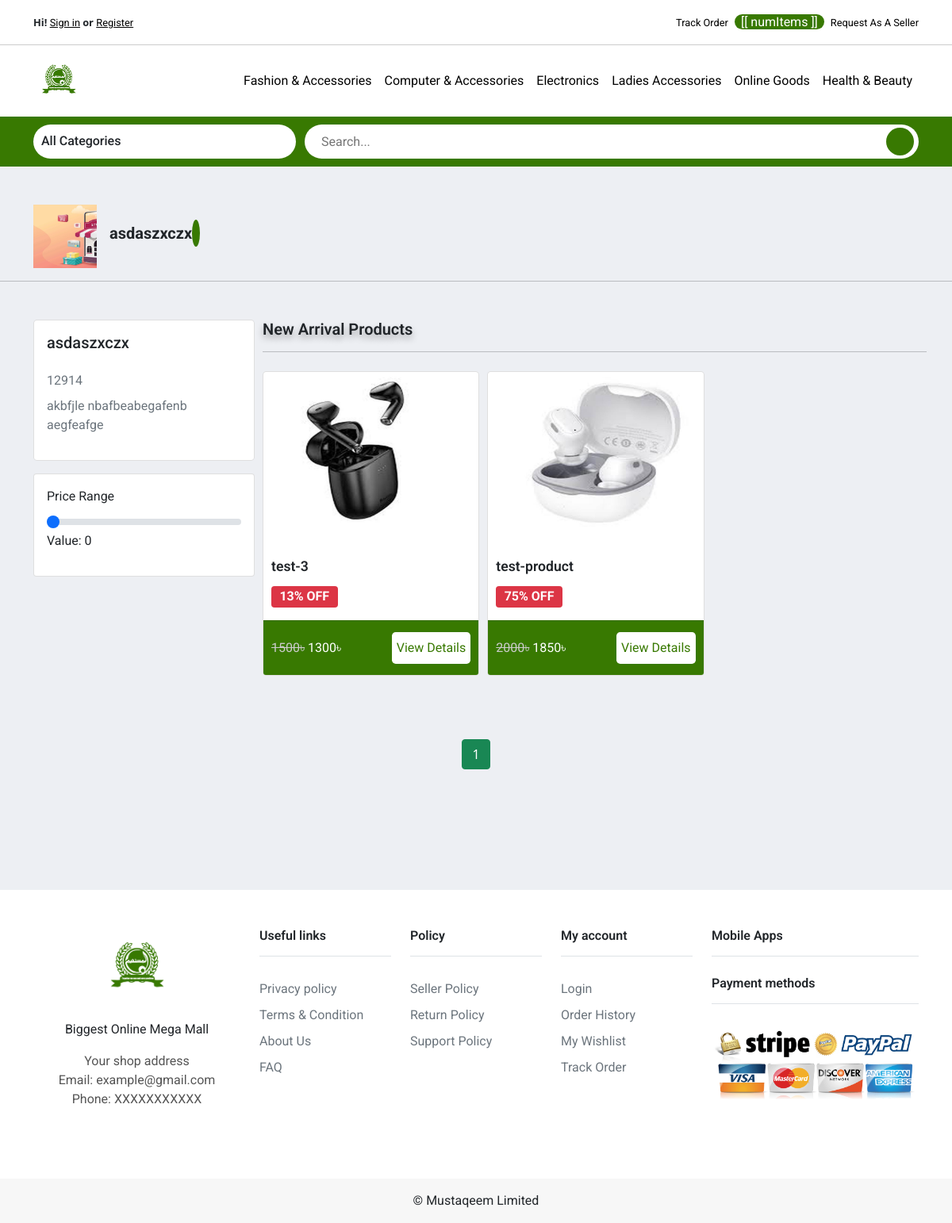
Before: /shops/1/asdaszxczx/ with the older database file.
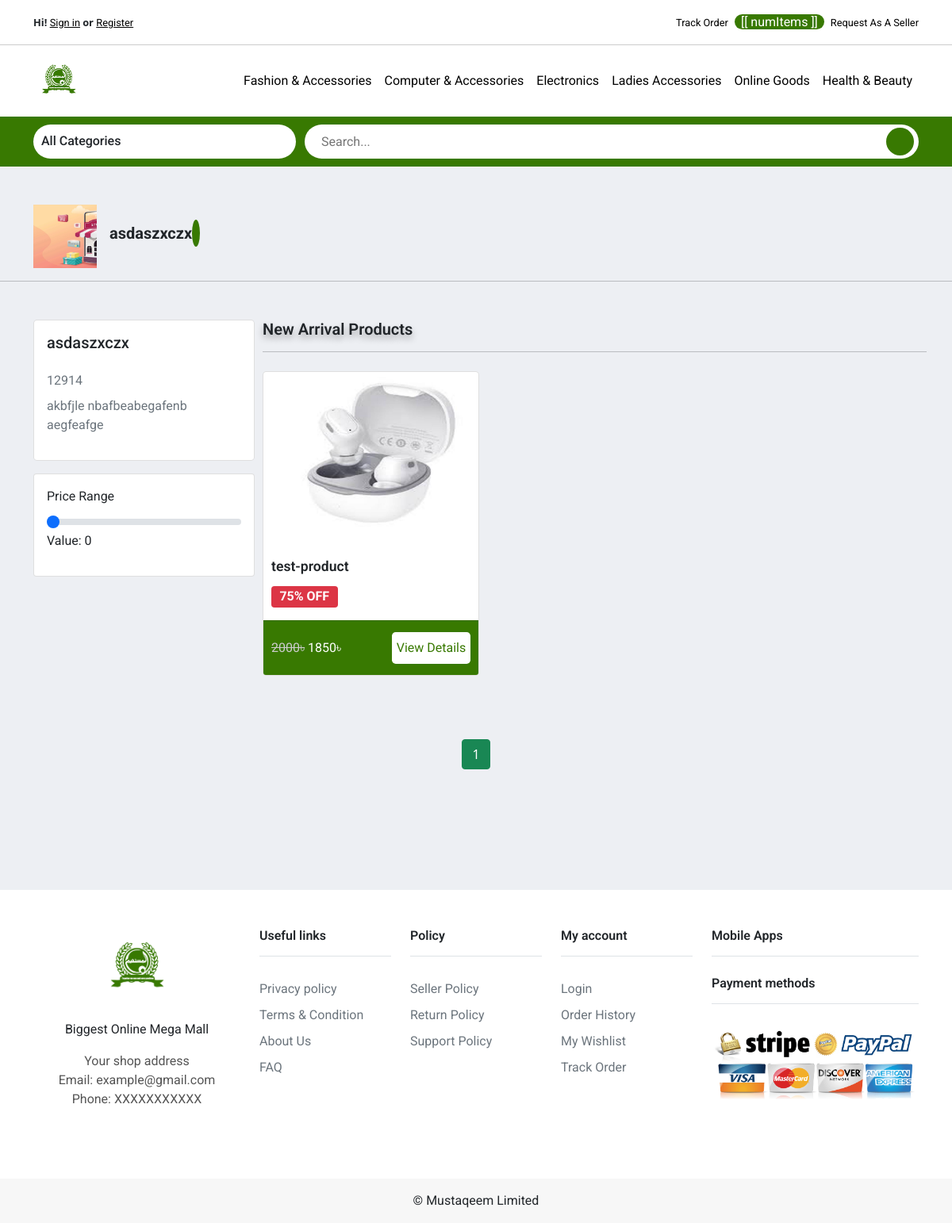
After: the same page with the newer database file.
### store/models.py (models this page shows, shortened)
class Category(models.Model):
    title = models.CharField(max_length=120, unique=True)
    img = models.ImageField(upload_to="images/")

class Product(models.Model):
    title = models.CharField(max_length=120)
    slug = models.SlugField(max_length=200, null=True, unique=True)
    img = models.ImageField(upload_to="images/")
    thumbnail = models.ImageField(upload_to="images/", null=True, blank=True)
    description = models.TextField(null=True, blank=True)
    brand = models.ForeignKey(
        Brand, on_delete=models.CASCADE, null=True, blank=True)
    category = models.ForeignKey(
        Category, on_delete=models.CASCADE, null=True)
    shop = models.ForeignKey(
        Shop, on_delete=models.CASCADE, null=True)
    isFavorite = models.BooleanField()
    market_price = models.IntegerField()
    sale_price = models.IntegerField(null=True, blank=True)
    stock_quantity = models.IntegerField()
    flash_sale_offer = models.ForeignKey(Offer, on_delete=models.SET_NULL, null=True, blank=True)
    campaign_offer = models.ForeignKey(Campaign, on_delete=models.SET_NULL, null=True, blank=True)
    created_at = models.DateTimeField(auto_now_add=True)
    updated_at = models.DateTimeField(auto_now=True, null=True, blank=True)
    """def save(self, *args, **kwargs):
        self.thumbnail = self.make_thumbnail(self.image)

        super().save(*args, **kwargs)"""

### store/views.py (the view)
# urls.py: path("shops/<int:id>/<str:title>/", shopwiseProductView, name="shopwise-product"),
def shopwiseProductView(request, id, title):
    products = []
    categories = Category.objects.all().order_by("-id")
    main_navbarCat = Category.objects.all().order_by("-id")[:6]
    subcategories = SubCategory.objects.all()
    try:
        shop = Shop.objects.get(id=id, title=title)
    except Shop.DoesNotExist:
        return HttpResponse("Shop not found!")
    else:
        products_obj = Product.objects.all().order_by("-id")
        for item in products_obj:
            if str(item.shop) == shop.title:
                products.append(item)
        paginator = Paginator(products, 20)
        page_number = request.GET.get('page')
        page_obj = paginator.get_page(page_number)
    context = {
        "main_navbarCat": main_navbarCat,
        "categories": categories,
        "subcategories": subcategories,
        "shop": shop,
        "products": products,
        "page_obj": page_obj
    }
    return render(request, "store/shopwise_product.html", context)

### Cart/cart.py (called while the page is built)
    def get_total_length(self):
            return sum(int(item['quantity']) for item in self.cart.values())

### Cart/context_processor.py (called while the page is built)
def cart(request):
    return {'cart': Cart(request)}

### store/models.py (called while the page is built)
    def __str__(self):
        return self.title

### store/templates/store/shopwise_product.html (shortened to what this page needs)
{% extends "store/base.html" %}
{% load mathfilters %}
{% load static %}
{% block content %}
<link rel="stylesheet" href="{% static 'css/shopwise_product.css' %}">
<div class="container mt-5">
    <div class="shop__info">
        <div class="shop__img">
            <img src="{{ shop.img.url }}" alt="">
        </div>
        <div class="shop__title">
            <h5 class="fw-bold">{{ shop.title }} <span class="iconify" data-icon="teenyicons:tick-outline" data-inline="false"></span></h5>
        </div>
    </div>
</div>
<hr/>
<div class="container my-5">
    <div class="shop__container">
        <div class="shop__sidebar">
            <div class="card shop__card p-3">
                <h5>{{ shop.title }}</h5>
                <p class="shop__phone text-muted"> {% if shop.phone_no %}{{ shop.phone_no }}{% endif %}</p>
                <p class="text-muted"> {% if shop.address %}{{ shop.address }}{% endif %}</p>
            </div>
            <div class="card p-3 mt-3 mb-5">
                <label for="price__filter" class="form-label">Price Range</label>
                <input type="range" min="0" max="100" value="0" class="form-range slider" id="price__filter">
                <p>Value: <span id="demo"></span></p>
            </div>
        </div>
        {% if products %}
        <div class="shop__content">
            <div class="shop__contentHeader mb-3">
                <h5>New Arrival Products</h5>
                <hr class="mb-4" />
            </div>
            <div class="shop__productContainer">
                {% for product in page_obj %}
                <div class="card product__card">
                    <div class="product__img">
                        <a href="{% url 'store:product-detail' product.slug %}">
                            <img src="{{ product.img.url }}" alt="">
                        </a>
                    </div>
                    <div class="product__info card-body mb-2">
                        <a class="text-dark" href="{% url 'store:product-detail' product.slug %}">
                            <h5 class="product__title">{{ product.title }}</h5>
                        </a>
                        {% if product.sale_price %}
                            <h5><span class="badge bg-danger discount__badge">{{ product.sale_price|div:product.market_price|mul:100|sub:100|abs|slugify|slice:":2" }}% OFF</span></h5>
                        {% endif %}
                    </div>
                    <div class="product__bottom card-footer">
                        {% if product.sale_price %}
                            <p><span class="cross__price">{{ product.market_price }}৳</span> <span>{{ product.sale_price }}৳</span></p>
                        {% else %}
                            <p>{{ product.market_price }}৳</p>
                        {% endif %}
                            <a href="{% url 'store:product-detail' product.slug %}">
                                <button class="btn__styled">View Details</button>
                            </a>
                    </div>
                </div>
                {% endfor %}
            </div>
        </div>
        {% else %}
        <div class="text-center">
            <h5 class="fw-bold">No product to show!</h5>
        </div>
        {% endif %}
    </div>
</div>
{% if products %}
<div class="container my-5">
    <div class="pagination">
        <span class="step-links">
            <span class="mx-2 align-top">
                {% for num in page_obj.paginator.page_range %}
                    {% if page_obj.number == num %}
                        <a class="btn btn-success mb-4" href="?page={{ num }}">{{ num }}</a>
                    {% elif num > page_obj.number|add:"-3" and num < page_obj.number|add:"3"  %}
                        <a class="btn btn-outline-success mb-4" href="?page={{ num }}">{{ num }}</a>
                    {% endif %}
                {% endfor %}
            </span>
        </span>
    </div>
</div>
{% endif %}
{% endblock %}

### store/templates/store/navbar.html (shortened to what this page needs)
{% load static %}
<link rel="stylesheet" href="{% static 'css/navbar.css' %}" />
<link rel="stylesheet" type="text/css" href="//cdn.jsdelivr.net/npm/slick-carousel@1.8.1/slick/slick.css" />
<link rel="stylesheet" type="text/css" href="//cdn.jsdelivr.net/npm/slick-carousel@1.8.1/slick/slick-theme.css" />
<div class="top__bar bg-white">
    <nav class="navbar navbar-expand-lg navbar-light container">
        <ul class="navbar-nav mb-2 mb-lg-0">
            {% if not request.user.is_authenticated %}
            <li class="nav-item login__header top__header">
                <span class="fw-bold text-dark">Hi!</span> <a href="{% url 'store:user_login' %}"><small>Sign in</small></a>
            </li>
            <li class="nav-item top__header login__header">
                <span class="fw-bold text-dark">or</span> <a href="{% url 'store:user_registration' %}"><small>Register</small></a>
            </li>
            {% else %}
            <li class="nav-item top__header logout__header">
                <a href="{% url 'store:logout' %}"><small class="btn btn-link">Logout</small></a>
            </li>
            {% endif %}
        </ul>
        <ul class="navbar-nav ms-auto mb-2 mb-lg-0 d-flex align-items-center">
            <li class="nav-item top__header">
                <a class="nav-link" href="#"><small>Track Order</small></a>
            </li>
            <li class="nav-item cart__header me-2">
                <a href="{% url 'cart_details' %}">
                    <div id="navbarApp">
                        <span class="cart__counter">[[ numItems ]]</span>
                    </div>
                </a>
            </li>
            <li class="nav-item top__header">
                <a href="{% url 'store:get_seller_registration' %}"><small>Request As A Seller</small></a>
            </li>
        </ul>
    </nav>
</div>
<div class="main__navbar">
    <nav class="navbar navbar-expand-lg navbar-light bg-white">
        <div class="container">
            <a class="navbar-brand" href="{% url 'store:home' %}">
                <div class="logo">
                    <img src="{% static 'logo_img/logo.png' %}" alt="" />
                </div>
            </a>
            <div class="collapse navbar-collapse" id="navbarSupportedContent">
                <ul class="navbar-nav ms-auto mb-2 mb-lg-0 main__navbarList">
                    {% if main_navbarCat %}
                        {% for category in main_navbarCat %}
                            <li class="nav-item cat__list">
                                <a class="nav-link" href="{% url 'store:categorywise-product' category.id category.title %}">
                                    {{ category.title }}
                                </a>
                            </li>
                        {% endfor %}
                    {% endif %}
                </ul>
            </div>
        </div>
    </nav>
</div>
<div class="home__content">
    <div class="container">
        <div class="home__categoriesSearchBar">
            <div class="all__departments">
                <div class="all__departmentsHeader">
                    <h6>All Categories</h6>
                </div>
            </div>
            <form action="{% url 'store:search' %}" class="home__searchBar" method="GET">
                <input type="text" value="{{ request.GET.query }}" name="query" id="search-input" placeholder="Search..." />
                <button>
                </button>
            </form>
        </div>
    </div>
</div>

Changed rows visible on the page:
no longer on this page (row edited): Product: img (picture), title "test-3", sale_price|div "13", market_price "1500", sale_price "1300"
